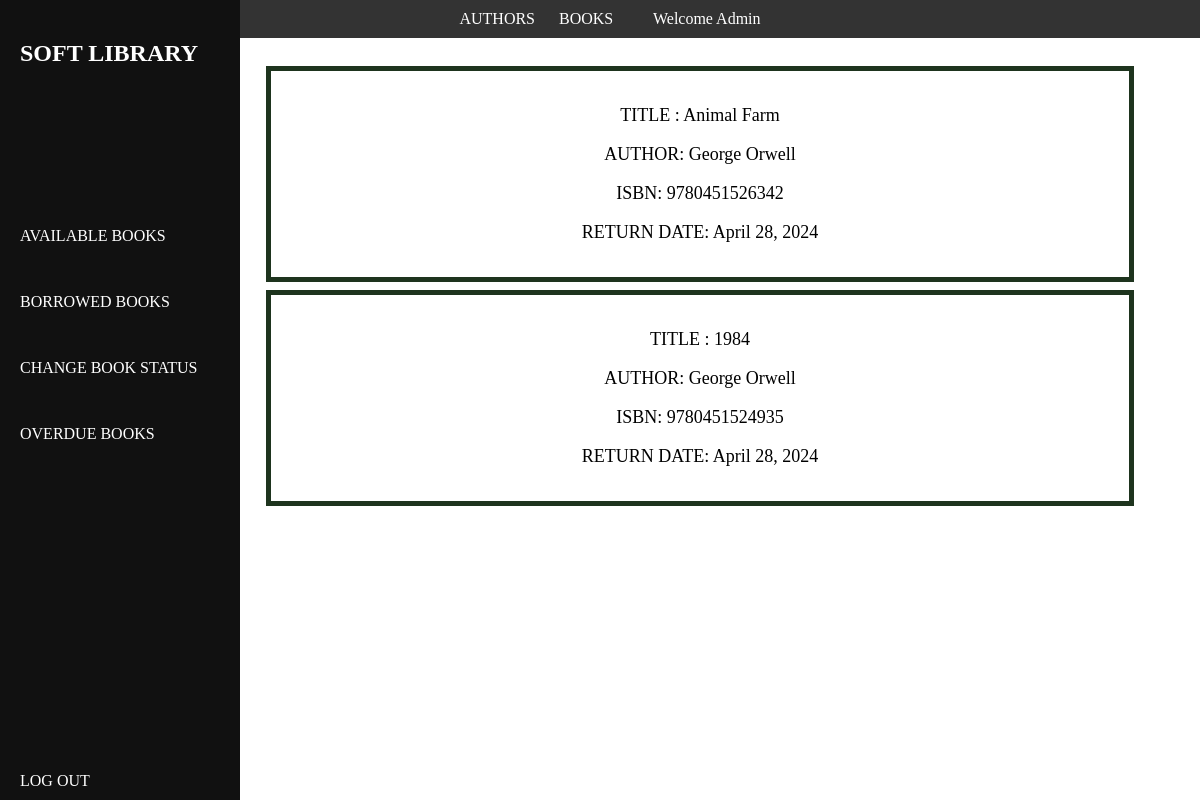
Page /users/my-returned-books/ (signed in) on the committed database.
### base/models.py (models this page shows, shortened)
class Reader(AbstractUser):
    gender = models.CharField(max_length=10, choices=gender_choices)
    bio = models.TextField(blank=True, null=True)
    date_of_birth = models.DateField()
    reader_image = models.ImageField(upload_to='images/', blank=True, null=True, default='user.png')
    email = models.EmailField(unique=True)
    REQUIRED_FIELDS = ['username', 'first_name', 'last_name', 'gender', 'date_of_birth', 'bio', ]
    USERNAME_FIELD = 'email'

class LibrayRecords(models.Model):
    date = models.DateTimeField(auto_now_add=True)
    projected_date = models.DateTimeField(null=True)
    borrowed_Copy = models.ForeignKey(to=BookCopy, on_delete=models.CASCADE)
    borrower = models.ForeignKey(to=Reader, on_delete=models.SET_NULL, null=True)
    status = models.BooleanField(default=False)  # returned or not
    return_date = models.DateTimeField(blank=True, null=True)
    return_status = models.CharField(max_length=250, choices=return_choices, null=True)

class BookCopy(models.Model):
    book = models.ForeignKey(Book, on_delete=models.CASCADE, related_name="copies")
    edition = models.CharField(max_length=200, default="First")
    status = models.CharField(max_length=250, default='M', choices=status_choice)
    date = models.DateTimeField(auto_now_add=True)

class Book(models.Model):
    title = models.CharField(max_length=250)
    author = models.ManyToManyField(Author)
    date = models.DateTimeField(auto_now_add=True)
    awards = models.ManyToManyField(to=AuthorAward, blank=True)
    summary = models.TextField(null=True, blank=True)
    ISBN = models.IntegerField()
    category = models.CharField(max_length=250, help_text="Enter the book genre")
    publisher = models.CharField(max_length=250, help_text="Enter the publication company")
    published = models.DateTimeField(help_text="Enter the published date")
    book_image = models.ImageField(upload_to='images/', blank=True, null=True, default='book.jpeg')

class Author(models.Model):
    first_name = models.CharField(max_length=250)
    middle_name = models.CharField(max_length=250, blank=True, null=True)
    last_name = models.CharField(max_length=250)
    gender = models.CharField(max_length=10, choices=gender_choices)
    bio = models.TextField()
    date_of_birth = models.DateField()
    date_of_death = models.DateField(blank=True, null=True)
    awards = models.ManyToManyField(to=AuthorAward, blank=True)
    author_image = models.ImageField(upload_to='images/', blank=True, null=True, default='user.png')
    class Meta:
        ordering = ['first_name', 'middle_name', 'last_name', 'gender']
    def __str__(self):
        return f"{self.first_name} {self.middle_name if self.middle_name else ''} {self.last_name}"

### MyUsers/views.py (the view)
# urls.py: path('my-returned-books/', views.returned_book, name='returned'),
@login_required(login_url='/users/login')
def returned_book(request):
    books = LibrayRecords.objects.filter(status=True, borrower=request.user).order_by('-date')
    context = {'records': books}
    return render(request, 'MyUsers/returned_books.html', context)

### MyUsers/templates/MyUsers/returned_books.html
{% extends 'base/base.html' %}
{% block content %}
    <div>
        {% for record in records %}
            <div style="padding: 1rem;margin: 0.5rem;border: 5px solid #1e341e">
                <p>TITLE : {{ record.borrowed_Copy.book.title }}</p>
                <p>AUTHOR: {% for author in record.borrowed_Copy.book.author.all %}
                    {{ author }}
                {% endfor %}
                </p>
                <p>ISBN: {{ record.borrowed_Copy.book.ISBN }}</p>
                <p>RETURN DATE: {{ record.return_date.date }}</p>
            </div>
        {% empty %}
            <p>You have not returned any book !</p>
        {% endfor %}
    </div>
{% endblock %}

### base/templates/base/components/navbar.html (shortened to what this page needs)
<div class="navbar">
    <a href="{% url 'base:authors' %}"> AUTHORS</a>
    <a href="{% url 'base:index' %}"> BOOKS </a>
    {% if request.user.is_authenticated %}
        <a>Welcome <a href="{% url 'users:userProfile' request.user.id %}">{{ request.user.last_name | title }}</a></a>
    {% else %}
        <a href="{% url 'users:login' %}">LOG IN</a>&nbsp;
        || &nbsp;<a href="{% url 'users:register' %} ">REGISTER</a>
    {% endif %}
</div>

### base/static/css/main.css (style rules this page uses)
.navbar { position: fixed; top: 0; left: 0; width: 100%; background-color: #333; color: #fff; padding: 10px; text-align: center; }
.navbar a { color: #fff; text-decoration: none; }
.main-page p { font-size: 18px; }

### rows in the picture
Reader: user.last_name "Admin"
LibrayRecords: borrowed_Copy.book "Animal Farm", borrowed_Copy.book.ISBN "9780451526342", return_date "April 28, 2024"
Author: first_name+middle_name+last_name "George Orwell"
LibrayRecords: borrowed_Copy.book "1984", borrowed_Copy.book.ISBN "9780451524935", return_date "April 28, 2024"
